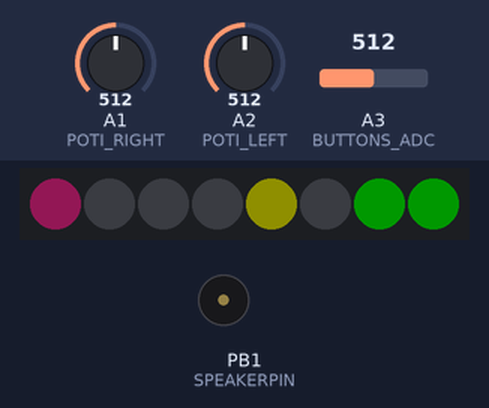
Bench run of a sketch on a simulated ATtiny85, built with avr-gcc and run on an emulated ATtiny85. Parts: 8 RGB LEDs in strip order, left to right, buzzer (waves = sounding). The inputs (shaded band) are chosen by the test bench; at power-on: A3 (BUTTONS_ADC) = 512, A1 (POTI_RIGHT) = 512, A2 (POTI_LEFT) = 512. Dim RGB values are drawn brighter than linear.

Above: at 1.4 s.
1.5 s: A3 (BUTTONS_ADC) set to 531
3.0 s: A3 (BUTTONS_ADC) set to 556
At 4.1 s:
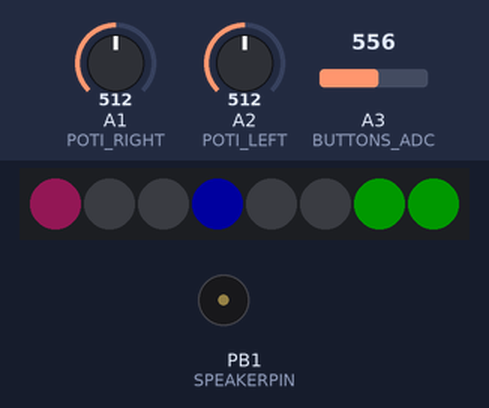
4.5 s: A1 (POTI_RIGHT) set to 263
At 5.3 s:
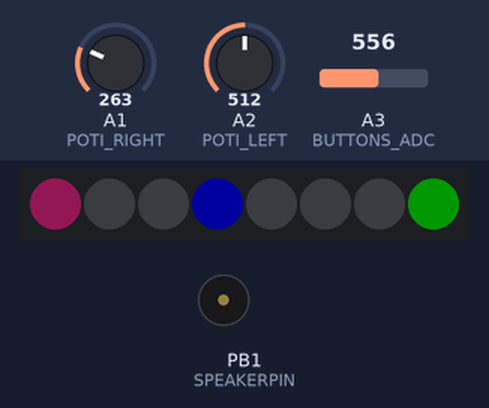
6.0 s: A1 (POTI_RIGHT) set to 247
At 6.5 s:
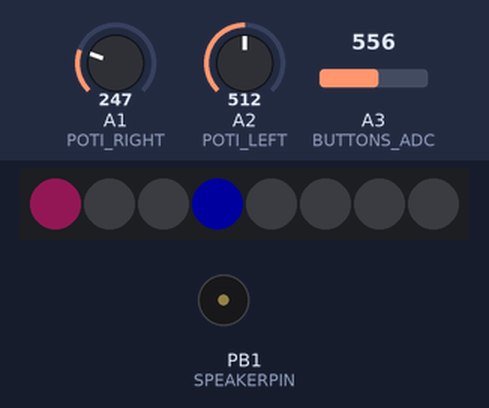
7.5 s: A2 (POTI_LEFT) set to 759
9.0 s: A2 (POTI_LEFT) set to 779
At 9.9 s:
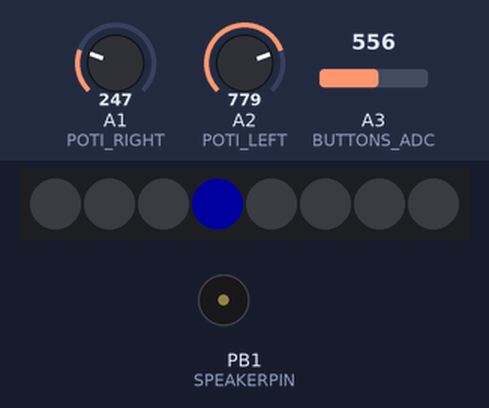
Timing chart, 0 to 11.5 s (numbered marks = the images above; inputs shaded):
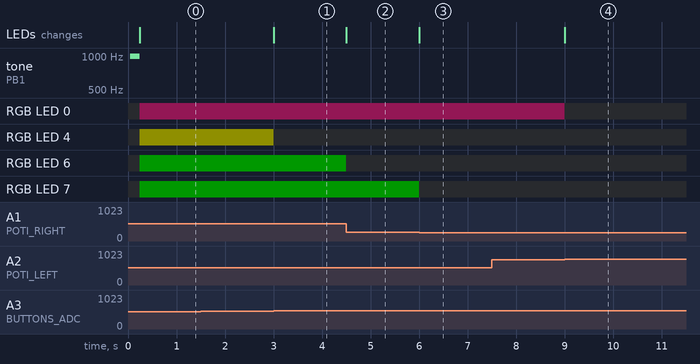

The sketch:

_005_testComponents_advanced_INTERNAL_REF.ino
```cpp
// (licence header left out)
#include <Adafruit_NeoPixel.h>
#ifdef __AVR__
#include <avr/power.h>
#endif

// hardware description / pin connections
#define SPEAKERPIN      1
#define NEOPIXELPIN     0

#define POTI_RIGHT     A1
#define POTI_LEFT      A2
#define BUTTONS_ADC    A3

#define NUMPIXELS      8

Adafruit_NeoPixel pixels = Adafruit_NeoPixel(NUMPIXELS, NEOPIXELPIN, NEO_GRB + NEO_KHZ800);

// fast pin access
#define AUDIOPIN (1<<SPEAKERPIN)
#define PINLOW (PORTB&=~AUDIOPIN)
#define PINHIGH (PORTB|=AUDIOPIN)

void playSound(long freq_Hz, long duration_ms)
{
  uint16_t n;
  uint32_t delayTime_us;
  uint32_t counts;

  delayTime_us = 1000000UL / freq_Hz / 2;
  counts = duration_ms * 1000 / delayTime_us;

  for (n = 0; n < counts; n++)
  {
    PINHIGH;
    delayMicroseconds(delayTime_us);
    PINLOW;
    delayMicroseconds(delayTime_us);
  }
}

/*
  uint8_t getButton()

  return value:
  1: left button pressed
  2: right button pressed
  3: both buttons pressed
  ADC values for INTERNAL2V56
  no button:1023, left:800, right:500, both:300
  ADC values for normal AREF
  no button:512, left:341, right:248, both:200
*/

uint8_t getButton()
{
  uint8_t button = 0;
  if (analogRead(BUTTONS_ADC) < 750) button = 1;
  if (analogRead(BUTTONS_ADC) < 550) button = 2;
  if (analogRead(BUTTONS_ADC) < 380) button = 3;

  return button;
}

void displayBinrayValue(uint16_t value, uint32_t color)
{
  uint8_t n;
  for (n = 0; n < NUMPIXELS; n++)
  {
    if (value & (1 << n)) pixels.setPixelColor(n, color);
    //else pixels.setPixelColor(n,0); // off
  }
}

void setColorAllPixel(uint32_t color)
{
  uint8_t n;
  for (n = 0; n < NUMPIXELS; n++)
  {
    pixels.setPixelColor(n, 0); // off
  }
}

void setColorLeftPixel(uint16_t numberPix, uint8_t colorR, uint8_t colorG, uint8_t colorB)
{
  uint8_t n;

  for (n = 0; n < numberPix; n++)
  {
    pixels.setPixelColor(n, pixels.Color(colorR, colorG, colorB));
  }

}

void setColorRightPixel(uint16_t numberPix, uint8_t colorR, uint8_t colorG, uint8_t colorB)
{
  uint8_t n;
  for (n = NUMPIXELS; n >= NUMPIXELS - numberPix; n--)
  {
    pixels.setPixelColor(n, pixels.Color(colorR, colorG, colorB)); // off
  }
}

// scaled the adc of the 8BitMixTape voltage divider
// to a return value in range: 0..1023
uint16_t analogReadScaled(uint8_t channel)
{
  uint16_t value = analogRead(channel);
  if (value > 511) value = 511;
  return value * 2;
}

void setup()
{
#if defined (__AVR_ATtiny85__)
  if (F_CPU == 16000000) clock_prescale_set(clock_div_1);
#endif

  pixels.begin(); // This initializes the NeoPixel library.
  pixels.setBrightness(40);

  pinMode(SPEAKERPIN, OUTPUT);
  analogReference( INTERNAL2V56 );
  playSound(1000, 100); // beep
  //rainbowCycle(5, 10);
}

void loop()
{
  pixels.setBrightness(100);
  uint16_t p1 = 1023 - analogRead(POTI_LEFT);
  uint16_t p2 = analogRead(POTI_RIGHT);

  setColorAllPixel(0); // pixels off

  setColorLeftPixel ((p1 >> 8), 50, 10, 30);
  setColorRightPixel((p2 >> 8), 0, 60, 0);

  uint8_t x = getButton();
  if (x == 1) pixels.setPixelColor(3, pixels.Color(0, 0, 80));
  if (x == 2) pixels.setPixelColor(4, pixels.Color(40, 40, 0));

  if (x == 3) {
    pixels.setPixelColor(3, pixels.Color(50, 0, 0));
    pixels.setPixelColor(4, pixels.Color(50, 0, 0));
    pixels.show(); // This sends the updated pixel color to the hardware.
    playSound(p1 + 20, (p2 / 5) + 10);
  }

  if (x == 3 && p1 < 380 && p2 < 380) {
    pixels.setBrightness(40);
    rainbowCycle(3, 10);
  }

  pixels.show(); // This sends the updated pixel color to the hardware.
}

void rainbowCycle(uint8_t wait, uint8_t rounds) {
  uint16_t i, j;

  for (j = 0; j < 256 * rounds; j++) { // 5 cycles of all colors on wheel
    for (i = 0; i < pixels.numPixels(); i++) {
      pixels.setPixelColor(i, Wheel(((i * 256 / pixels.numPixels()) + j) & 255));
    }
    uint16_t brightosiech = analogRead(POTI_RIGHT)>>2;
    uint16_t speedosiech = analogRead(POTI_LEFT)>>7;
    pixels.setBrightness(brightosiech+5);
    pixels.show();
    delay(speedosiech);
  }
}

// Input a value 0 to 255 to get a color value.
// The colours are a transition r - g - b - back to r.
uint32_t Wheel(byte WheelPos) {
  WheelPos = 255 - WheelPos;
  if (WheelPos < 85) {
    return pixels.Color(255 - WheelPos * 3, 0, WheelPos * 3);
  }
  if (WheelPos < 170) {
    WheelPos -= 85;
    return pixels.Color(0, WheelPos * 3, 255 - WheelPos * 3);
  }
  WheelPos -= 170;
  return pixels.Color(WheelPos * 3, 255 - WheelPos * 3, 0);
}
```

Measured:
- the behaviour switches between 549 and 550 on A3 (BUTTONS_ADC) (found by bisection; images 0 and 1)
- the behaviour switches between 256 and 255 on A1 (POTI_RIGHT) (found by bisection; images 2 and 3)
- the behaviour switches between 767 and 768 on A2 (POTI_LEFT) (found by bisection; images 3 and 4)
- after the input at 1.5 s, every drawn part: stays the same
- after the input at 3.0 s, RGB LED 4: RGB(15, 15, 0) → off at once; the LEDs: change at once (image 1)
- after the input at 4.5 s, RGB LED 6: RGB(0, 23, 0) → off at once; the LEDs: change at once (image 2)
- after the input at 6.0 s, RGB LED 7: RGB(0, 23, 0) → off at once; the LEDs: change at once (image 3)
- after the input at 7.5 s, every drawn part: stays the same
- after the input at 9.0 s, RGB LED 0: RGB(19, 3, 11) → off at once; the LEDs: change at once (image 4)
